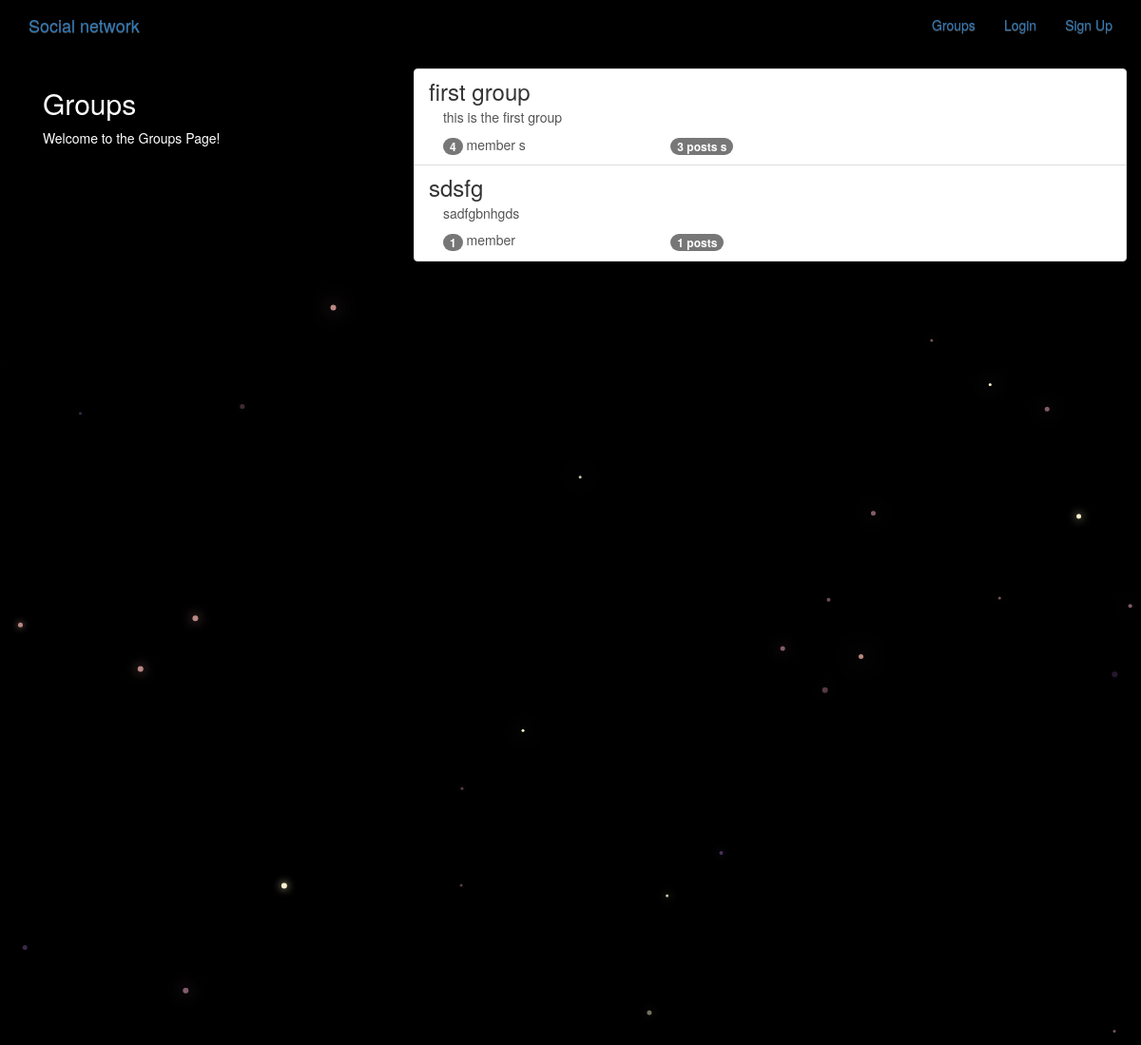
The app's page /groups/ with its own data.
### groups/models.py (models this page shows, shortened)
class Group(models.Model):
    name = models.CharField(max_length=256,unique=True)
    slug = models.SlugField(allow_unicode=True,unique=True)
    description = models.TextField(blank=True,default='')
    description_html = models.TextField(editable=False,default='',blank=True)
    members = models.ManyToManyField(User,through='GroupMember')
    class Meta:
        ordering = ['name']

### groups/views.py (the view)
# urls.py: path('',views.ListGroups.as_view(),name='all'),
class ListGroups(ListView):
    model=Group

### groups/templates/groups/group_list.html (shortened to what this page needs)
{% extends 'groups/group_base.html' %}
{% block pregroup %}
<div class="col-md-4">
<div class="content">
<h2>Groups</h2>
<p>Welcome to the Groups Page!</p>
</div>
</div>
{% endblock pregroup %}
{% block group_content %}
<div class="col-md-8">
<div class="list-group">
{% for group in object_list  %}
    <a href="{% url 'groups:single' slug=group.slug %}" class="list-group-item">
        <h3 class="title list-group-item-heading">{{group.name}}</h3>
        <div class="list-group-item-text container-fluid">
                {{group.description_html|safe}}
                <div class="row">
                        <div class="col-md-4">
                                <span class="badge"> {{group.members.count}} </span>
                                member {{group.members.count|pluralize}}
                        </div>
                        <div class="col-md-4">
                                <span class="badge">
                                    {{group.posts.count}}
                                    posts {{group.posts.count|pluralize}}
                                </span>
                        </div>
                </div>
        </div>
    </a>
{% endfor %}
</div>
</div>
{% endblock group_content %}

### static/simplesocial/css/master.css (style rules this page uses)
body { margin: 0; overflow: hidden; background-color: black; color: white; }

### records on screen
Group: name "first group", description_html "this is the first group", members.count "4", posts.count "3"
Group: name "sdsfg", description_html "sadfgbnhgds", members.count "1", posts.count "1"
